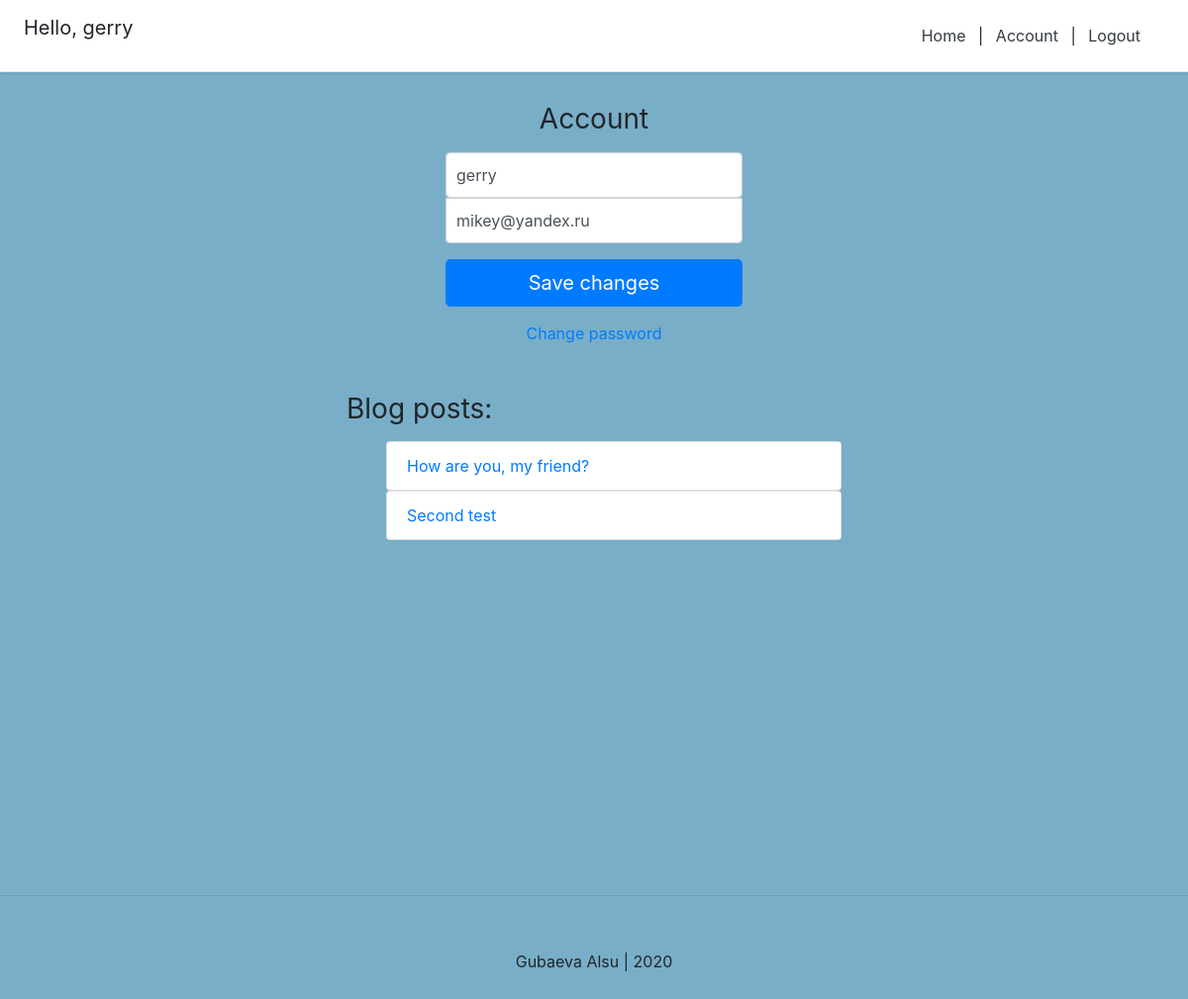
Before: /account/ (signed in) with the older database file.
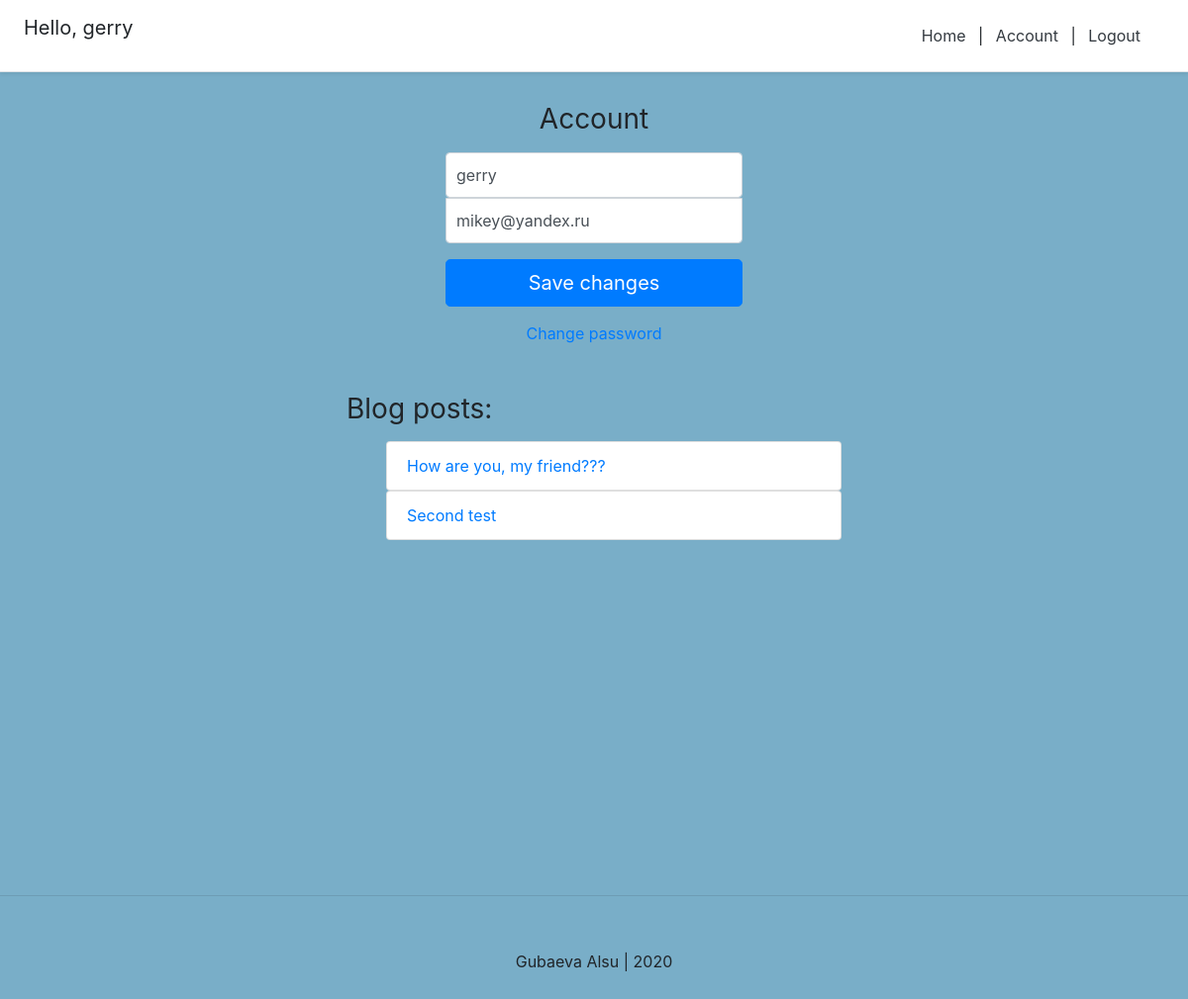
After: the same page with the newer database file.
### blog/models.py (models this page shows)
class BlogPost(models.Model):
    title = models.CharField(max_length=50, null=False, blank=False)
    body = models.TextField(max_length=5000, null=False, blank=False)
    image = models.ImageField(upload_to=upload_location, null=False, blank=False)
    date_published = models.DateTimeField(auto_now_add=True, verbose_name="date published")
    date_updated = models.DateTimeField(auto_now=True, verbose_name="date updated")
    author = models.ForeignKey(settings.AUTH_USER_MODEL, on_delete=models.CASCADE)
    slug = models.SlugField(blank=True, unique=True)
    def __str__(self):
        return self.title

### user/views.py (the view)
# urls.py: path('account/', account_view, name="account"),
def account_view(request):
    if not request.user.is_authenticated:
        return redirect("login")
    context = {}
    if request.POST:
        form = AccountUpdateForm(request.POST, instance=request.user)
        if form.is_valid():
            form.initial={
                "username":request.POST['username'],
                "email":request.POST['email'],
            }
            form.save()
            context['success_message'] = "Updated"
    else:
        form = AccountUpdateForm(
                initial={
                    "email": request.user.email,
                    "username": request.user.username,
                }
            )
    context['account_form'] = form
    blog_posts = BlogPost.objects.filter(author=request.user)
    context['blog_posts'] = blog_posts
    return render(request, 'user_page/user.html', context)

### user/forms.py (shortened to what this page needs)
class AccountUpdateForm(forms.ModelForm):
    class Meta:
        model = New_user
        fields = ("email", "username")

### templates/user_page/user.html (shortened to what this page needs)
{%  extends "user_page/main.html" %}
{% block all_posts %}
<form class="form-signin" method="post">{% csrf_token %}
  <h1 class="h3 mb-3 font-weight-normal">Account</h1>
  <input type="text" name="username" id="inputUsername" class="form-control" placeholder="Username" required autofocus value={{account_form.initial.username}}>
  <input type="email" name="email" id="inputEmail" class="form-control" placeholder="Email" required value="{{account_form.initial.email}}">
  <button class="btn btn-lg btn-primary btn-block" type="submit">Save changes</button>
</form>
<div class="d-flex flex-column">
    <a class="m-auto" href="{% url 'password_change' %}">Change password</a>
</div>
<div class="container mt-4 p-4">
    <div class="row">
        <div class="blog-posts">
            <h3 class="mb-3 font-weight-normal">Blog posts:</h3>
            {% if blog_posts %}
            <ul>
                {% for post in blog_posts %}
                    <a href="{% url 'blog:detail' post.slug %}" style="text-decoration: none;">
                      <li class="list-group-item">{{ post }}</li>
                     </a>
                {% endfor %}
            </ul>
            {% else %}
                <p>You have no blog posts. Create a post <a href="{% url 'blog:create' %}">here</a>.</p>
            {% endif %}
        </div>
    </div>
</div>
{% endblock all_posts %}

Changed rows visible on the page:
changed BlogPost: title "How are you, my friend?" → "How are you, my friend???"
